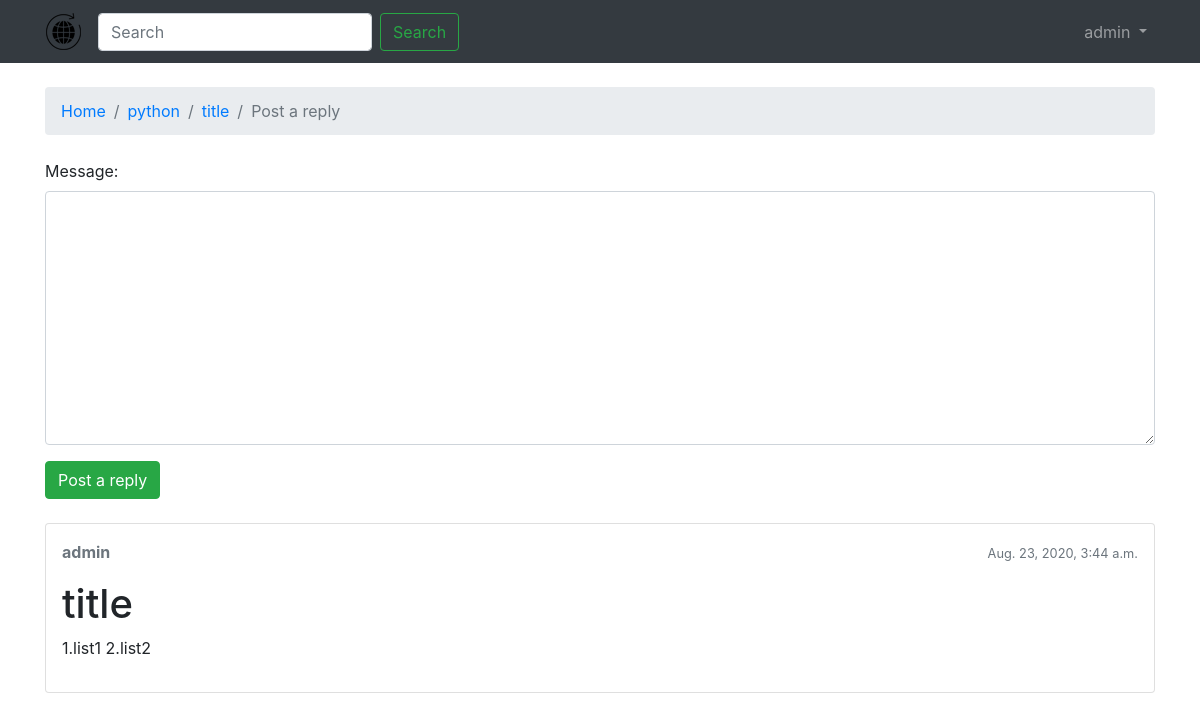
The app's page /boards/1/topics/105/reply/ (signed in) with its own data.
### boards/models.py (models this page shows, shortened)
class Topic(models.Model):
    subject = models.CharField(max_length=255)
    last_updated = models.DateTimeField(auto_now_add=True)
    board = models.ForeignKey(Board, related_name='topics',on_delete=models.CASCADE)
    starter = models.ForeignKey(User, related_name='topics',on_delete=models.CASCADE)
    views = models.PositiveIntegerField(default=0)

class Board(models.Model):
    name = models.CharField(max_length=30, unique=True)
    description = models.CharField(max_length=100)

class Post(models.Model):
    message = models.TextField(max_length=4000)
    topic = models.ForeignKey(Topic, related_name='posts',on_delete=models.CASCADE)
    created_at = models.DateTimeField(auto_now_add=True)
    updated_at = models.DateTimeField(null=True)
    created_by = models.ForeignKey(User, related_name='posts',on_delete=models.CASCADE)
    updated_by = models.ForeignKey(User, null=True, related_name='+',on_delete=models.CASCADE)
    def get_message_as_markdown(self):
        return mark_safe(markdown(self.message, safe_mode='escape'))

### boards/views.py (the view)
# urls.py: url(r'^boards/(?P<pk>\d+)/topics/(?P<topic_pk>\d+)/reply/$', views.reply_topic, name='reply_topic'),
@login_required
def reply_topic(request, pk, topic_pk):
    topic = get_object_or_404(Topic, board__pk=pk, pk=topic_pk)
    if request.method == 'POST':
        form = PostForm(request.POST)
        if form.is_valid():
            post = form.save(commit=False)
            post.topic = topic
            post.created_by = request.user
            post.save()
            return redirect('topic_posts', pk=pk, topic_pk=topic_pk)
    else:
        form = PostForm()
    return render(request, 'reply_topic.html', {'topic': topic, 'form': form})

### accounts/forms.py
class PostForm(forms.ModelForm):
    class Meta:
        model = Post
        fields = ['message',]

### boards/templatetags/form_tags.py (called while the page is built)
@register.filter
def input_class(bound_field):
    css_class = ''
    if bound_field.form.is_bound:
        if bound_field.errors:
            css_class = 'is-invalid'
        elif field_type(bound_field) != 'PasswordInput':
            css_class = 'is-invalid'
    return 'form-control {}'.format(css_class)

### templates/reply_topic.html (shortened to what this page needs)
{% extends 'base.html' %}
{% load static %}
{% block breadcrumb %}
  <li class="breadcrumb-item"><a href="{% url 'home' %}">Home</a></li>
  <li class="breadcrumb-item"><a href="{% url 'board_topics' topic.board.pk %}">{{ topic.board.name }}</a></li>
  <li class="breadcrumb-item"><a href="{% url 'topic_posts' topic.board.pk topic.pk %}">{{ topic.subject }}</a></li>
  <li class="breadcrumb-item active">Post a reply</li>
{% endblock %}
{% block content %}
  <form method="post" class="mb-4">
    {% include 'includes/form.html' %}
    <button type="submit" class="btn btn-success">Post a reply</button>
  </form>
  {% for post in topic.posts.all %}
    <div class="card mb-2">
      <div class="card-body p-3">
        <div class="row mb-3">
          <div class="col-6">
            <strong class="text-muted">{{ post.created_by.username }}</strong>
          </div>
          <div class="col-6 text-right">
            <small class="text-muted">{{ post.created_at }}</small>
          </div>
        </div>
        {{ post.get_message_as_markdown }}
      </div>
    </div>
  {% endfor %}
{% endblock %}

### templates/base.html (shortened to what this page needs)
{% load static %}<!DOCTYPE html>
<html>
  <head>
    <link rel="stylesheet" href="{% static 'css/bootstrap.css' %}">
    <link rel="stylesheet" href="{% static 'css/bootstrap.css' %}">
    <link rel="stylesheet" href="{% static 'css/app.css' %}">
  </head>
  <body>
  {% block body %}
    <nav class="navbar sticky-top navbar-expand-sm navbar-dark bg-dark">
  <div class="container">
  <a class="navbar-brand" href="{% url 'home' %}"><img src = "{% static 'img/icon.png' %}"></a>
  <form class="form-inline">
    <input class="form-control mr-sm-2" type="search" placeholder="Search" aria-label="Search">
    <button class="btn btn-outline-success my-2 my-sm-0" type="submit">Search</button>
  </form>
    <div class="collapse navbar-collapse" id="mainMenu">
      {% if user.is_authenticated %}
        <ul class="navbar-nav ml-auto">
          <li class="nav-item dropdown">
            <a class="nav-link dropdown-toggle" href="#" id="userMenu" data-toggle="dropdown" aria-haspopup="true" aria-expanded="false">
              {{ user.username }}
            </a>
          </li>
        </ul>
      {% else %}
        <form class="form-inline ml-auto">
          <a href="{% url 'login' %}" class="btn btn-outline-secondary">Log in</a>
          <a href="{% url 'signup' %}" class="btn btn-primary ml-2">Sign up</a>
        </form>
      {% endif %}
    </div>
  </div>
    </nav>
    <div class="container">
      <ol class="breadcrumb my-4">
        {% block breadcrumb %}
        {% endblock %}
      </ol>
      {% block content %}
      {% endblock %}
    </div>
  {% endblock body %}
  </body>
</html>

### static/css/app.css (style rules this page uses)
.navbar-brand { font-family: 'Peralta', cursive; }

### records on screen
Topic: board.name "python", subject "title"
Post: created_by.username "admin", created_at "Aug. 23, 2020, 3:44 a.m.", get_message_as_markdown "title 1.list1 2.list2"

### other values on screen
{{ user.username }} "admin"
{{ field.label_tag }} "Message:"
